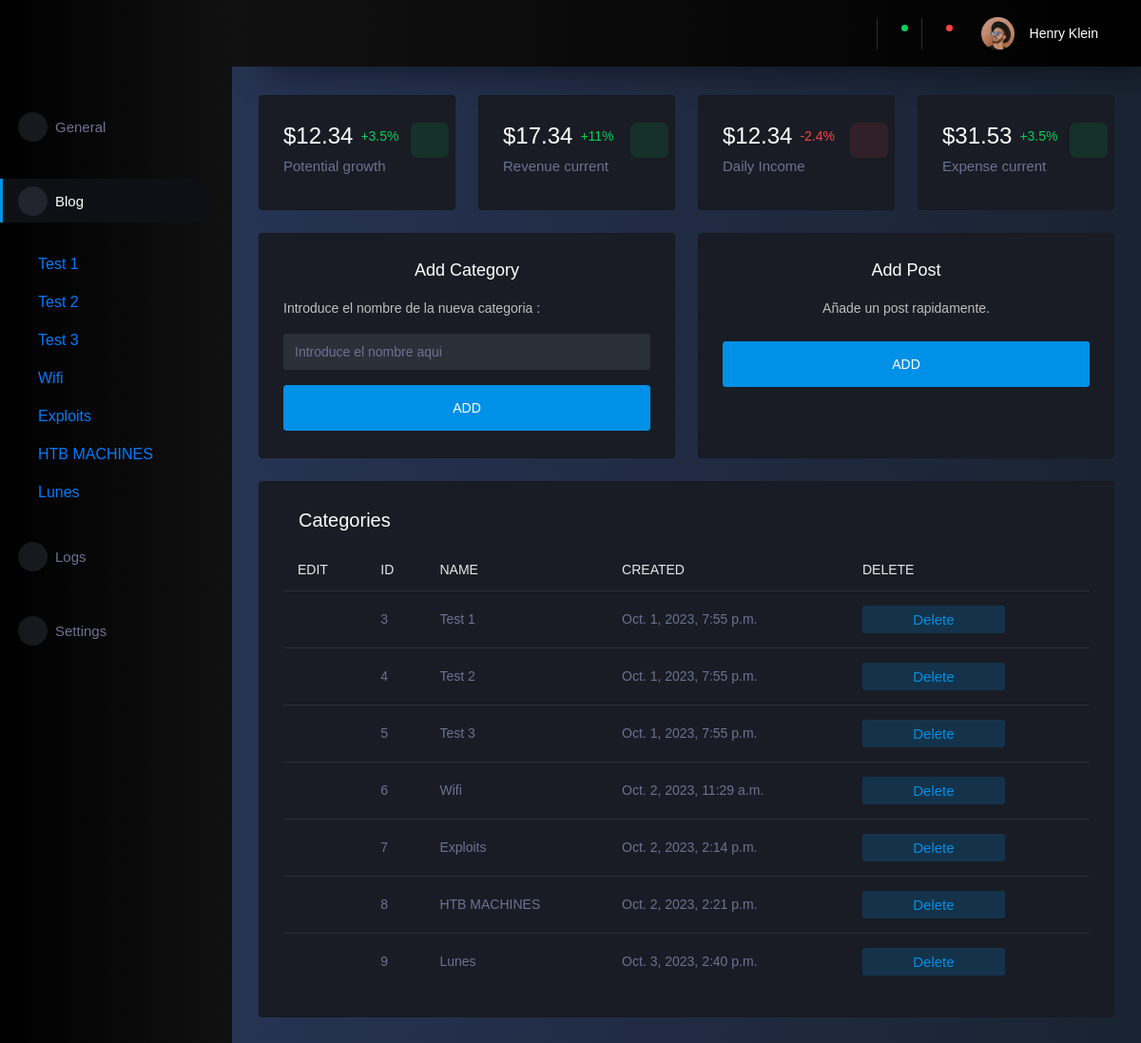
Before: /dashboard/blog/ (signed in) with the older database file.
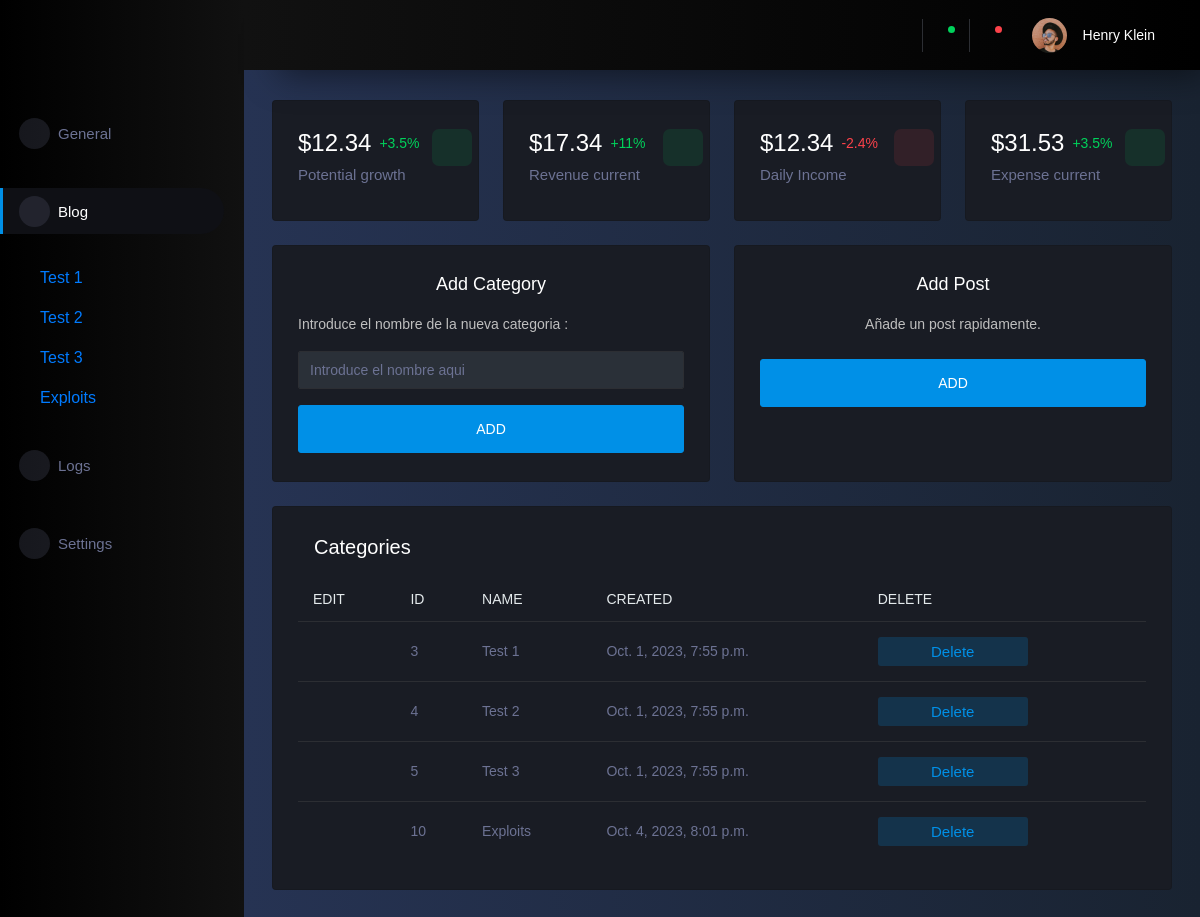
After: the same page with the newer database file.
### dashboard/blog/models.py (models this page shows, shortened)
class Categories(models.Model):
    name = models.CharField(max_length=100, unique=True)
    fecha_creacion = models.DateTimeField(auto_now_add=True)

### dashboard/blog/views.py (the view)
# urls.py: path('dashboard/blog/', views.blog, name='blog'),
@login_required(login_url='/accounts/login/')
def blog(request):
    categories = Categories.objects.all()
    subcategories = SubCategories.objects.all()
    return render(request, 'dashboard/blog/index.html', {'categories': categories, 'subcategories': subcategories})

### templates/dashboard/blog/index.html (shortened to what this page needs)
{% extends "dashboard/base.html" %}
{% block content %}
<div class="row">
    <div class="col-xl-3 col-sm-6 grid-margin stretch-card">
        <div class="card">
            <div class="card-body">
                <div class="row">
                    <div class="col-9">
                        <div class="d-flex align-items-center align-self-start">
                            <h3 class="mb-0">$12.34</h3>
                            <p class="text-success ml-2 mb-0 font-weight-medium">+3.5%</p>
                        </div>
                    </div>
                    <div class="col-3">
                        <div class="icon icon-box-success ">
                            <span class="mdi mdi-arrow-top-right icon-item"></span>
                        </div>
                    </div>
                </div>
                <h6 class="text-muted font-weight-normal">Potential growth</h6>
            </div>
        </div>
    </div>
    <div class="col-xl-3 col-sm-6 grid-margin stretch-card">
        <div class="card">
            <div class="card-body">
                <div class="row">
                    <div class="col-9">
                        <div class="d-flex align-items-center align-self-start">
                            <h3 class="mb-0">$17.34</h3>
                            <p class="text-success ml-2 mb-0 font-weight-medium">+11%</p>
                        </div>
                    </div>
                    <div class="col-3">
                        <div class="icon icon-box-success">
                            <span class="mdi mdi-arrow-top-right icon-item"></span>
                        </div>
                    </div>
                </div>
                <h6 class="text-muted font-weight-normal">Revenue current</h6>
            </div>
        </div>
    </div>
    <div class="col-xl-3 col-sm-6 grid-margin stretch-card">
        <div class="card">
            <div class="card-body">
                <div class="row">
                    <div class="col-9">
                        <div class="d-flex align-items-center align-self-start">
                            <h3 class="mb-0">$12.34</h3>
                            <p class="text-danger ml-2 mb-0 font-weight-medium">-2.4%</p>
                        </div>
                    </div>
                    <div class="col-3">
                        <div class="icon icon-box-danger">
                            <span class="mdi mdi-arrow-bottom-left icon-item"></span>
                        </div>
                    </div>
                </div>
                <h6 class="text-muted font-weight-normal">Daily Income</h6>
            </div>
        </div>
    </div>
    <div class="col-xl-3 col-sm-6 grid-margin stretch-card">
        <div class="card">
            <div class="card-body">
                <div class="row">
                    <div class="col-9">
                        <div class="d-flex align-items-center align-self-start">
                            <h3 class="mb-0">$31.53</h3>
                            <p class="text-success ml-2 mb-0 font-weight-medium">+3.5%</p>
                        </div>
                    </div>
                    <div class="col-3">
                        <div class="icon icon-box-success ">
                            <span class="mdi mdi-arrow-top-right icon-item"></span>
                        </div>
                    </div>
                </div>
                <h6 class="text-muted font-weight-normal">Expense current</h6>
            </div>
        </div>
    </div>
    <div class="col-xl-6 col-sm-6 grid-margin stretch-card">
        <div class="card">
            <div class="card-body">
                <h4 class="card-title text-center">Add Category</h4>
                <p class="card-description">Introduce el nombre de la nueva categoria : </p>
                <form class="forms-sample" action="{% url 'add_category' %}" method="post">
                    <div class="form-category">
                        <input type="text" class="form-control" name="category-name" required="True"
                            placeholder="Introduce el nombre aqui">
                    </div>
                    <button type="submit" class="btn btn-primary btn-lg btn-block mt-3">ADD</button>
                </form>
            </div>
        </div>
    </div>
    <div class="col-xl-6 col-sm-6 grid-margin stretch-card">
        <div class="card">
            <div class="card-body">
                <h4 class="card-title text-center">Add Post</h4>
                    <p class="card-description text-center">Añade un post rapidamente.</p>
                    <button type="submit" class="btn btn-primary btn-lg btn-block mt-4"data-toggle="modal" data-target="#addPostModal" data-title="Add Post">ADD</button>
            </div>
        </div>
    </div>
    <div class="col-lg-12 grid-margin stretch-card">
        <div class="card">
            <div class="card-body">
                <div class="d-flex justify-content-between align-items-center">
                    <div class="d-flex">
                        <h4 class="card-title display-5 ml-3">Categories</h4>
                    </div>
                </div>
                <div class="table-responsive">
                    <table class="table table-hover">
                        <thead>
                            <tr>
                                <th class="text-secondary">EDIT</th>
                                <th class="text-secondary">ID</th>
                                <th class="text-secondary">NAME</th>
                                <th class="text-secondary">CREATED</th>
                                <th class="text-secondary">DELETE</th>
                            </tr>
                        </thead>
                        <tbody>
                            {% for category in categories %}
                            <tr>
                                <td><i class="mdi mdi-border-color"></i></td>
                                <td>{{ category.id }}</td>
                                <td>{{ category.name }}</td>
                                <td>{{ category.fecha_creacion }}</td>
                                <td><button type="button" class="btn btn-inverse-primary btn-fw" data-toggle="modal"
                                        data-target="#deleteCategoryModal-{{ category.id }}"
                                        data-title="Delete category {{ category.name }}">Delete</button></td>
                            </tr>
                            {% endfor %}
                        </tbody>
                    </table>
                </div>
            </div>
        </div>
    </div>
</div>
{% endblock %}

### templates/dashboard/base.html (shortened to what this page needs)
{% load static %}
<!DOCTYPE html>
<html lang="en">
<head>
  <link rel="stylesheet" href="https://cdnjs.cloudflare.com/ajax/libs/font-awesome/6.0.0-beta3/css/all.min.css" />
  <link rel="stylesheet" href="{% static 'dashboard/vendors/mdi/css/materialdesignicons.min.css' %}">
  <link rel="stylesheet" href="{% static 'dashboard/vendors/css/vendor.bundle.base.css' %}">
  <link rel="stylesheet" href="{% static 'dashboard/vendors/jvectormap/jquery-jvectormap.css' %}">
  <link rel="stylesheet" href="{% static 'dashboard/vendors/flag-icon-css/css/flag-icon.min.css' %}">
  <link rel="stylesheet" href="{% static 'dashboard/vendors/owl-carousel-2/owl.carousel.min.css' %}">
  <link rel="stylesheet" href="{% static 'dashboard/vendors/owl-carousel-2/owl.theme.default.min.css' %}">
  <link rel="stylesheet" type="text/css" href="{% static 'dashboard/css/style.css' %}">
  <link href="https://cdn.jsdelivr.net/gh/gitbrent/bootstrap4-toggle@3.6.1/css/bootstrap4-toggle.min.css" rel="stylesheet">
</head>
<body>
  <div class="container-scroller">
      {% block sidebar %}
      {% include 'dashboard/sidebar.html' %}
      {% endblock %}
    <div class="container-fluid page-body-wrapper">
      {% block navbar %}
      {% include 'dashboard/navbar.html' %}
      {% endblock %}
      <div class="main-panel">
        <div class="content-wrapper background-color">
          {% block content %}
          {% endblock %}
        </div>
      </div>
    </div>
  </div>
</body>
</html>

### templates/dashboard/sidebar.html
{% load static %}
<nav class="sidebar sidebar-offcanvas sidebar-color" id="sidebar">
  <ul class="nav mt-4">
    <li class="nav-item py-3 {% if request.resolver_match.url_name == 'general' %}active{% endif %}">
      <a class="nav-link" href="{% url 'dashboard'  %}">
        <span class="menu-icon">
          <i class="mdi mdi-speedometer"></i>
        </span>
        <span class="menu-title">General</span>
      </a>
    </li>
    <li class="nav-item py-3 {% if request.resolver_match.url_name == 'blog' %}dropdown show active{% else %}dropdown{% endif %}">
      <a class="nav-link" href="{% url 'blog'  %}" id="categoriesDropdown" role="button" data-bs-toggle="dropdown" aria-haspopup="true" aria-expanded="false">
        <span class="menu-icon">
          <i class="mdi mdi-speedometer"></i>
        </span>
        <span class="menu-title">Blog</span>
      </a>
    </li>
    {% if request.resolver_match.url_name == 'blog' or request.resolver_match.url_name == 'blog-category' or request.resolver_match.url_name == 'post' %}
    <div class="my-2 show">
      {% for category in categories %}
      <a class="nav-link ml-4" href="{% url 'blog-category' category_id=category.id %}">{{ category.name }}</a>
      {% endfor %}
    </div>
    {% endif %}
    <li class="nav-item py-3">
      <a class="nav-link" href="#">
        <span class="menu-icon">
          <i class="mdi mdi-speedometer"></i>
        </span>
        <span class="menu-title">Logs</span>
      </a>
    </li>
    <li class="nav-item py-3 {% if request.resolver_match.url_name == 'settings' %}active{% endif %}">
      <a class="nav-link" href="#">
        <span class="menu-icon">
          <i class="mdi mdi-speedometer"></i>
        </span>
        <span class="menu-title">Settings</span>
      </a>
    </li>
  </ul>
</nav>

### templates/dashboard/navbar.html (shortened to what this page needs)
{% load static %}
<nav class="navbar p-0 fixed-top d-flex flex-row navbar-color">
  <div class="navbar-menu-wrapper flex-grow d-flex align-items-stretch">
    <button class="navbar-toggler navbar-toggler align-self-center" type="button" data-toggle="minimize">
      <span class="mdi mdi-menu"></span>
    </button>
    <ul class="navbar-nav navbar-nav-right">
      <li class="nav-item dropdown border-left">
        <a class="nav-link count-indicator dropdown-toggle" id="messageDropdown" href="#" data-toggle="dropdown" aria-expanded="false">
          <i class="mdi mdi-email"></i>
          <span class="count bg-success"></span>
        </a>
      </li>
      <li class="nav-item dropdown border-left">
        <a class="nav-link count-indicator dropdown-toggle" id="notificationDropdown" href="#" data-toggle="dropdown">
          <i class="mdi mdi-bell"></i>
          <span class="count bg-danger"></span>
        </a>
      </li>
      <li class="nav-item dropdown">
        <a class="nav-link" id="profileDropdown" href="#" data-toggle="dropdown">
          <div class="navbar-profile">
            <img class="img-xs rounded-circle" src="{% static 'dashboard/images/faces/face15.jpg' %}" alt="">
            <p class="mb-0 d-none d-sm-block navbar-profile-name">Henry Klein</p>
            <i class="mdi mdi-menu-down d-none d-sm-block"></i>
          </div>
        </a>
      </li>
    </ul>
  </div>
</nav>

### templates/dashboard/base.html (style rules this page uses)
.sidebar-color { background-image: linear-gradient(to right, #000000, #111111); }
.navbar-color { background-image: linear-gradient(to left, #000000, #111111) }
.background-color { background-image: linear-gradient(to right, #263353, #192331); }

Changed rows visible on the page:
removed Categories: name "Wifi", id "6", fecha_creacion "Oct. 2, 2023, 11:29 a.m."
removed Categories: name "Exploits", id "7", fecha_creacion "Oct. 2, 2023, 2:14 p.m."
removed Categories: name "HTB MACHINES", id "8", fecha_creacion "Oct. 2, 2023, 2:21 p.m."
removed Categories: name "Lunes", id "9", fecha_creacion "Oct. 3, 2023, 2:40 p.m."
added Categories: name "Exploits", id "10", fecha_creacion "Oct. 4, 2023, 8:01 p.m."
